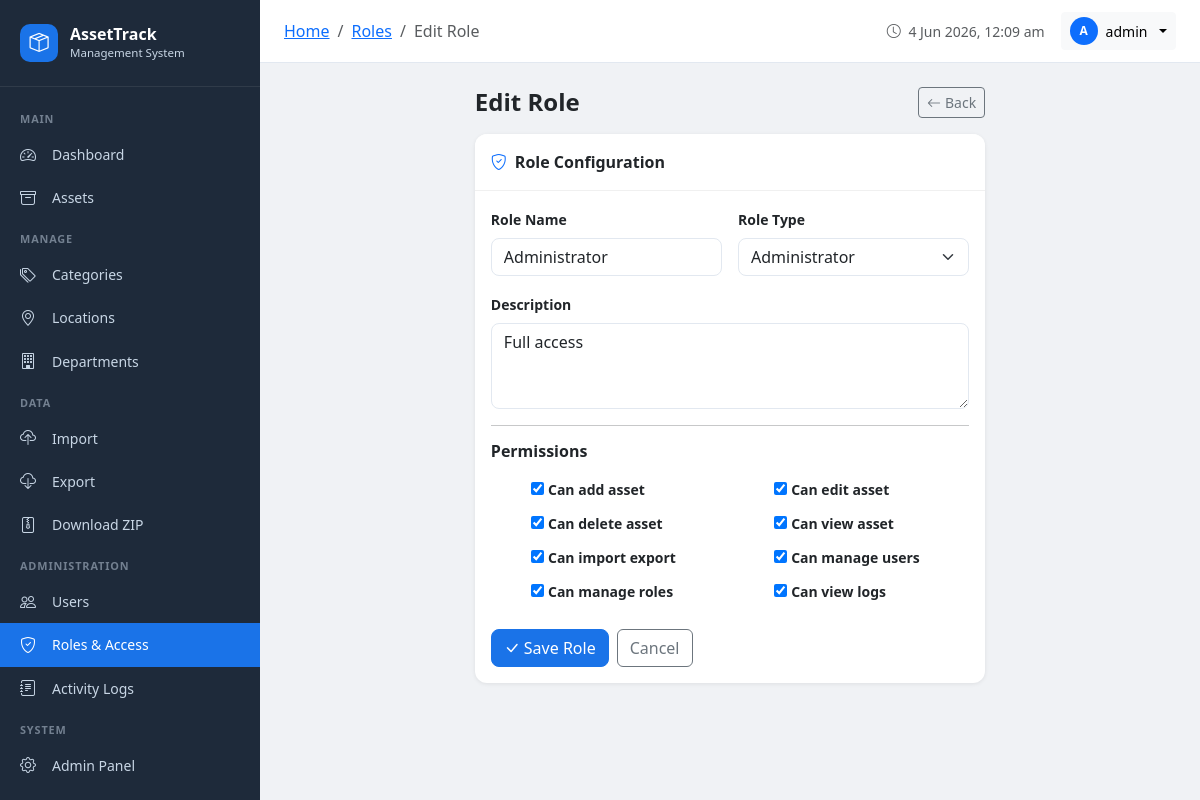
The app's page /accounts/roles/1/edit/ (signed in) with its own data.
### accounts/models.py (models this page shows, shortened)
class Role(models.Model):
    ROLE_CHOICES = [
        ('admin', 'Administrator'),
        ('manager', 'Asset Manager'),
        ('editor', 'Editor'),
        ('viewer', 'Viewer'),
    ]
    name = models.CharField(max_length=50, unique=True)
    role_type = models.CharField(max_length=20, choices=ROLE_CHOICES, default='viewer')
    can_add_asset = models.BooleanField(default=False)
    can_edit_asset = models.BooleanField(default=False)
    can_delete_asset = models.BooleanField(default=False)
    can_view_asset = models.BooleanField(default=True)
    can_import_export = models.BooleanField(default=False)
    can_manage_users = models.BooleanField(default=False)
    can_manage_roles = models.BooleanField(default=False)
    can_view_logs = models.BooleanField(default=False)
    description = models.TextField(blank=True)
    created_at = models.DateTimeField(auto_now_add=True)
    class Meta:
        ordering = ['name']

### accounts/views.py (the view, shortened to what this page needs)
        def wrapper(request, *args, **kwargs):
            if not request.user.is_authenticated:
                from django.contrib.auth.views import redirect_to_login
                return redirect_to_login(request.get_full_path())
            if request.user.is_superuser:
                return view_func(request, *args, **kwargs)

### accounts/forms.py
class RoleForm(forms.ModelForm):
    class Meta:
        model = Role
        fields = [
            'name', 'role_type', 'description',
            'can_add_asset', 'can_edit_asset', 'can_delete_asset', 'can_view_asset',
            'can_import_export', 'can_manage_users', 'can_manage_roles', 'can_view_logs',
        ]
        widgets = {
            'name': forms.TextInput(attrs={'class': 'form-control'}),
            'role_type': forms.Select(attrs={'class': 'form-select'}),
            'description': forms.Textarea(attrs={'class': 'form-control', 'rows': 3}),
        }

### accounts/context_processors.py (called while the page is built)
def user_profile(request):
    if request.user.is_authenticated:
        profile, _ = UserProfile.objects.get_or_create(user=request.user)
        return {'user_profile': profile}
    return {'user_profile': None}

### accounts/views.py (called while the page is built, shortened)
def permission_required(perm):
    def decorator(view_func):
        def wrapper(request, *args, **kwargs):
            if not request.user.is_authenticated:
                from django.contrib.auth.views import redirect_to_login
                return redirect_to_login(request.get_full_path())
            if request.user.is_superuser:
                return view_func(request, *args, **kwargs)
        return wrapper
    return decorator

@login_required
@permission_required('can_manage_roles')
def role_edit(request, pk):
    role = get_object_or_404(Role, pk=pk)
    if request.method == 'POST':
        form = RoleForm(request.POST, instance=role)
        if form.is_valid():
            role = form.save()
            log_activity(request.user, 'update', 'Role', role, request=request)
            messages.success(request, f'Role "{role.name}" updated.')
            return redirect('role_list')
    else:
        form = RoleForm(instance=role)
    return render(request, 'accounts/role_form.html', {'form': form, 'role': role, 'title': 'Edit Role'})

### templates/accounts/role_form.html (shortened to what this page needs)
{% extends 'base.html' %}
{% block breadcrumb %}
<li class="breadcrumb-item"><a href="{% url 'dashboard' %}">Home</a></li>
<li class="breadcrumb-item"><a href="{% url 'role_list' %}">Roles</a></li>
<li class="breadcrumb-item active">{{ title }}</li>
{% endblock %}
{% block content %}
<div class="row justify-content-center">
    <div class="col-md-7">
        <div class="d-flex align-items-center justify-content-between mb-3">
            <h4 class="fw-bold mb-0">{{ title }}</h4>
            <a href="{% url 'role_list' %}" class="btn btn-outline-secondary btn-sm"><i class="bi bi-arrow-left me-1"></i>Back</a>
        </div>
        <div class="card">
            <div class="card-header bg-white fw-semibold py-3"><i class="bi bi-shield-check me-2 text-primary"></i>Role Configuration</div>
            <div class="card-body">
                <form method="post">
                    <div class="row g-3 mb-3">
                        <div class="col-md-6">
                            <label class="form-label fw-semibold small">Role Name</label>
                            {{ form.name }}
                        </div>
                        <div class="col-md-6">
                            <label class="form-label fw-semibold small">Role Type</label>
                            {{ form.role_type }}
                        </div>
                        <div class="col-12">
                            <label class="form-label fw-semibold small">Description</label>
                            {{ form.description }}
                        </div>
                    </div>
                    <hr>
                    <h6 class="fw-semibold mb-3">Permissions</h6>
                    <div class="row g-2">
                        {% for field in form %}
                        {% if field.name not in 'name,role_type,description' %}
                        <div class="col-md-6">
                            <div class="form-check form-switch">
                                {{ field }}
                                <label class="form-check-label small fw-semibold" for="{{ field.id_for_label }}">{{ field.label }}</label>
                            </div>
                        </div>
                        {% endif %}
                        {% endfor %}
                    </div>
                    <div class="d-flex gap-2 mt-4">
                        <button type="submit" class="btn btn-primary"><i class="bi bi-check-lg me-1"></i>Save Role</button>
                        <a href="{% url 'role_list' %}" class="btn btn-outline-secondary">Cancel</a>
                    </div>
                </form>
            </div>
        </div>
    </div>
</div>
{% endblock %}

### templates/base.html (shortened to what this page needs)
<!DOCTYPE html>
<html lang="en">
<head>
    <link href="https://cdn.jsdelivr.net/npm/bootstrap@5.3.2/dist/css/bootstrap.min.css" rel="stylesheet">
    <link href="https://cdn.jsdelivr.net/npm/bootstrap-icons@1.11.3/font/bootstrap-icons.min.css" rel="stylesheet">
</head>
<body>
{% if user.is_authenticated %}
<div class="sidebar" id="sidebar">
    <div class="sidebar-brand">
        <div class="sidebar-brand-icon"><i class="bi bi-box-seam"></i></div>
        <div>
            <div class="sidebar-brand-text">AssetTrack</div>
            <div class="sidebar-brand-sub">Management System</div>
        </div>
    </div>
    <nav class="sidebar-nav">
        <div class="nav-section-title">Main</div>
        <a href="{% url 'dashboard' %}" class="nav-link {% if request.resolver_match.url_name == 'dashboard' %}active{% endif %}">
            <i class="bi bi-speedometer2"></i> Dashboard
        </a>
        <a href="{% url 'asset_list' %}" class="nav-link {% if 'asset' in request.resolver_match.url_name %}active{% endif %}">
            <i class="bi bi-archive"></i> Assets
        </a>
        <div class="nav-section-title">Manage</div>
        <a href="{% url 'category_list' %}" class="nav-link {% if 'category' in request.resolver_match.url_name %}active{% endif %}">
            <i class="bi bi-tags"></i> Categories
        </a>
        <a href="{% url 'location_list' %}" class="nav-link {% if 'location' in request.resolver_match.url_name %}active{% endif %}">
            <i class="bi bi-geo-alt"></i> Locations
        </a>
        <a href="{% url 'department_list' %}" class="nav-link {% if 'department' in request.resolver_match.url_name %}active{% endif %}">
            <i class="bi bi-building"></i> Departments
        </a>
        {% if user.is_superuser or user.profile.role.can_import_export %}
        <div class="nav-section-title">Data</div>
        <a href="{% url 'import_assets' %}" class="nav-link {% if request.resolver_match.url_name == 'import_assets' %}active{% endif %}">
            <i class="bi bi-cloud-upload"></i> Import
        </a>
        <a href="{% url 'export_assets' %}" class="nav-link">
            <i class="bi bi-cloud-download"></i> Export
        </a>
        <a href="{% url 'download_zip' %}" class="nav-link {% if request.resolver_match.url_name == 'download_zip' %}active{% endif %}">
            <i class="bi bi-file-zip"></i> Download ZIP
        </a>
        {% endif %}
        {% if user.is_superuser or user.profile.role.can_manage_users %}
        <div class="nav-section-title">Administration</div>
        <a href="{% url 'user_list' %}" class="nav-link {% if 'user' in request.resolver_match.url_name %}active{% endif %}">
            <i class="bi bi-people"></i> Users
        </a>
        <a href="{% url 'role_list' %}" class="nav-link {% if 'role' in request.resolver_match.url_name %}active{% endif %}">
            <i class="bi bi-shield-check"></i> Roles & Access
        </a>
        {% endif %}
        {% if user.is_superuser or user.profile.role.can_view_logs %}
        <a href="{% url 'activity_log_list' %}" class="nav-link {% if request.resolver_match.url_name == 'activity_log_list' %}active{% endif %}">
            <i class="bi bi-journal-text"></i> Activity Logs
        </a>
        {% endif %}
        {% if user.is_superuser %}
        <div class="nav-section-title">System</div>
        <a href="/admin/" class="nav-link" target="_blank">
            <i class="bi bi-gear"></i> Admin Panel
        </a>
        {% endif %}
    </nav>
</div>
<div class="main-content">
    <div class="topbar">
        <div class="topbar-left">
            <nav aria-label="breadcrumb" class="d-none d-md-block">
                <ol class="breadcrumb mb-0 small">
                    {% block breadcrumb %}{% endblock %}
                </ol>
            </nav>
        </div>
        <div class="d-flex align-items-center gap-3">
            <span class="text-muted small d-none d-sm-inline">
                <i class="bi bi-clock me-1"></i>
                <span id="current-time"></span>
            </span>
            <div class="dropdown">
                <button class="btn btn-light btn-sm dropdown-toggle d-flex align-items-center gap-2" data-bs-toggle="dropdown">
                    {% if user.profile.avatar %}
                    <img src="{{ user.profile.avatar.url }}" class="rounded-circle" width="28" height="28" style="object-fit:cover">
                    {% else %}
                    <div class="rounded-circle bg-primary d-flex align-items-center justify-content-center text-white" style="width:28px;height:28px;font-size:0.75rem;font-weight:700">
                        {{ user.username|first|upper }}
                    </div>
                    {% endif %}
                    <span class="d-none d-sm-inline">{{ user.get_full_name|default:user.username }}</span>
                </button>
            </div>
        </div>
    </div>
    <div class="page-content">
        {% block content %}{% endblock %}
    </div>
</div>
{% else %}
{% block auth_content %}{% endblock %}
{% endif %}
</body>
</html>

### templates/base.html (style rules this page uses)
:root { --sidebar-width: 260px; --primary: #1a73e8; --sidebar-bg: #1e2a3a; --sidebar-text: #c8d6e5; --sidebar-hover: #2d3f55; --sidebar-active: #1a73e8; }
body { background: #f0f2f5; font-family: 'Segoe UI', sans-serif; }
.sidebar { position: fixed; top: 0; left: 0; height: 100vh; width: var(--sidebar-width); background: var(--sidebar-bg); z-index: 1000; overflow-y: auto; transition: transform 0.3s; }
.sidebar-brand { padding: 1.5rem 1.25rem; border-bottom: 1px solid rgba(255,255,255,0.08); display: flex; align-items: center; gap: 0.75rem; }
.sidebar-brand-icon { width: 38px; height: 38px; background: var(--primary); border-radius: 10px; display: flex; align-items: center; justify-content: center; font-size: 1.2rem; color: white; }
.sidebar-brand-text { color: white; font-weight: 700; font-size: 1rem; line-height: 1.2; }
.sidebar-brand-sub { color: var(--sidebar-text); font-size: 0.72rem; }
.sidebar-nav { padding: 0.75rem 0; }
.nav-section-title { color: rgba(200,214,229,0.5); font-size: 0.68rem; font-weight: 600; letter-spacing: 0.08em; text-transform: uppercase; padding: 0.75rem 1.25rem 0.35rem; }
.sidebar .nav-link { color: var(--sidebar-text); padding: 0.6rem 1.25rem; border-radius: 0; display: flex; align-items: center; gap: 0.75rem; font-size: 0.875rem; transition: all 0.2s; }
.sidebar .nav-link.active { background: var(--primary); color: white; }
.sidebar .nav-link i { width: 20px; font-size: 1rem; }
.main-content { margin-left: var(--sidebar-width); min-height: 100vh; }
.topbar { background: white; padding: 0.75rem 1.5rem; border-bottom: 1px solid #e2e8f0; position: sticky; top: 0; z-index: 999; display: flex; align-items: center; justify-content: space-between; }
.topbar-left { display: flex; align-items: center; gap: 1rem; }
.page-content { padding: 1.5rem; }
.card { border: none; border-radius: 12px; box-shadow: 0 1px 4px rgba(0,0,0,0.08); }
.card-header { border-radius: 12px 12px 0 0 !important; border-bottom: 1px solid rgba(0,0,0,0.06); }
.form-control, .form-select { border-radius: 8px; border-color: #e2e8f0; }
.btn-primary { background: var(--primary); border-color: var(--primary); border-radius: 8px; }

### records on screen
Role: name "Administrator", role_type "Administrator", description "Full access", form "☑" "☑" "☑" "☑" "☑" "☑" "☑" "☑"

### other values on screen
{{ title }} "Edit Role"
{{ user.username|first|upper }} "A"
{{ user.get_full_name|default:user.username }} "admin"
{{ field.label }} "Can add asset" "Can edit asset" "Can delete asset" "Can view asset" "Can import export" "Can manage users" "Can manage roles" "Can view logs"
